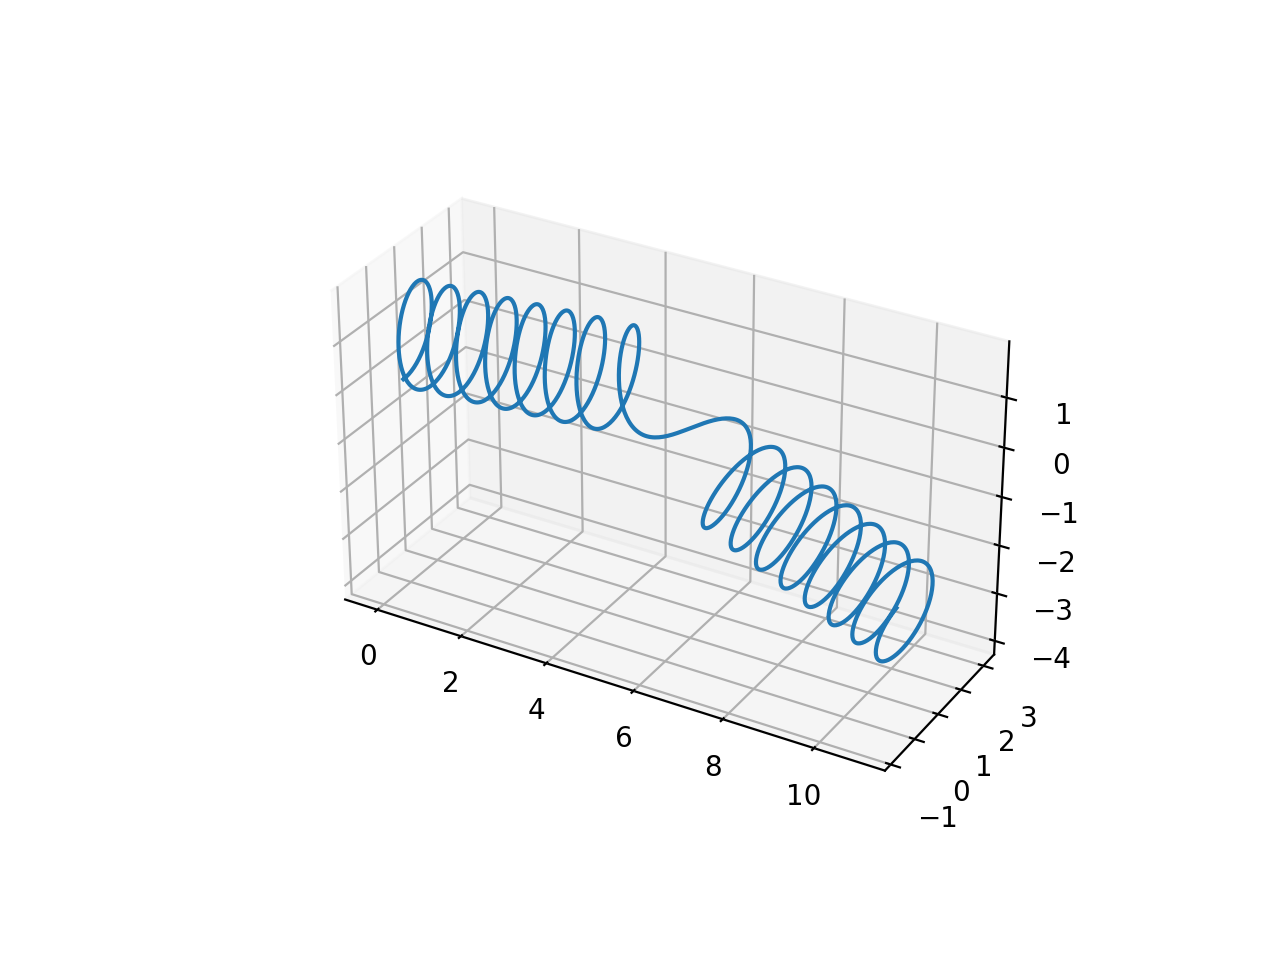

This chart was generated by the following Python code:
"""
Integrate the Frenet-Serret formulas to construct a curve,
given:
* curvature and torsion as functions of arclength
* initial point, tangent and normal vectors
"""

# Copyright (c) 2022 Warren Weckesser
#
# Permission is hereby granted, free of charge, to any person obtaining a copy
# of this software and associated documentation files (the "Software"), to deal
# in the Software without restriction, including without limitation the rights
# to use, copy, modify, merge, publish, distribute, sublicense, and/or sell
# copies of the Software, and to permit persons to whom the Software is
# furnished to do so, subject to the following conditions:
#
# The above copyright notice and this permission notice shall be included in all
# copies or substantial portions of the Software.
#
# THE SOFTWARE IS PROVIDED "AS IS", WITHOUT WARRANTY OF ANY KIND, EXPRESS OR
# IMPLIED, INCLUDING BUT NOT LIMITED TO THE WARRANTIES OF MERCHANTABILITY,
# FITNESS FOR A PARTICULAR PURPOSE AND NONINFRINGEMENT. IN NO EVENT SHALL THE
# AUTHORS OR COPYRIGHT HOLDERS BE LIABLE FOR ANY CLAIM, DAMAGES OR OTHER
# LIABILITY, WHETHER IN AN ACTION OF CONTRACT, TORT OR OTHERWISE, ARISING FROM,
# OUT OF OR IN CONNECTION WITH THE SOFTWARE OR THE USE OR OTHER DEALINGS IN THE
# SOFTWARE.

import numpy as np
from scipy.integrate import odeint, solve_ivp
import matplotlib.pyplot as plt


# In the following, `s` is arclength.

def curve_eqns(s, z, curvature, torsion):
    # t and n are the tangent and normal vectors
    t = z[3:6]
    n = z[6:9]
    # b is the binormal vector
    b = np.cross(t, n)
    kappa = curvature(s)
    tau = torsion(s)
    dzds = np.concatenate((t, kappa*n, -kappa*t + tau*b))
    return dzds


def curvature(s):
    return 1.0


def torsion(s):
    return 0.1 + 1/(s**2 + 1)


# Initial values...
# Starting point:
x0 = [0, 0, 0]
# Tangent (a unit vector):
t0 = [0, 1, 0]
# Normal (a unit vector orthogonal to t0):
n0 = [0, 0, 1]

z0 = np.concatenate((x0, t0, n0))

s = np.linspace(-50, 50, 2000)
rtol = 5e-13
use_odeint = False
if use_odeint:
    sol = odeint(curve_eqns, z0, s, args=(curvature, torsion),
                 rtol=rtol, tfirst=True)
else:
    result = solve_ivp(curve_eqns, [s[0], s[-1]], z0, t_eval=s,
                       args=(curvature, torsion),
                       rtol=rtol, method='Radau')
    sol = result.y.T

tf = sol[-1, 3:6]
nf = sol[-1, 6:9]
bf = np.cross(tf, nf)
# The final Frenet-Serret frame:
ff = np.column_stack((tf, nf, bf))

print("ff (the final Frenet-Serret frame):")
print(ff)
print()
print("ff @ ff.T (ideally this is the identity matrix):")
print(ff @ ff.T)
print()
print("1 - det(ff) =", 1 - np.linalg.det(ff),
      " (ideally this is 0)")

fig = plt.figure()
ax = fig.add_subplot(projection='3d')
ax.plot(sol[:, 0], sol[:, 1], sol[:, 2])

# Simulate equal aspect ratio:
ptp = sol[:, :3].ptp(axis=0)
ax.set_box_aspect(ptp)

# plt.show()
plt.savefig('curve.svg')
